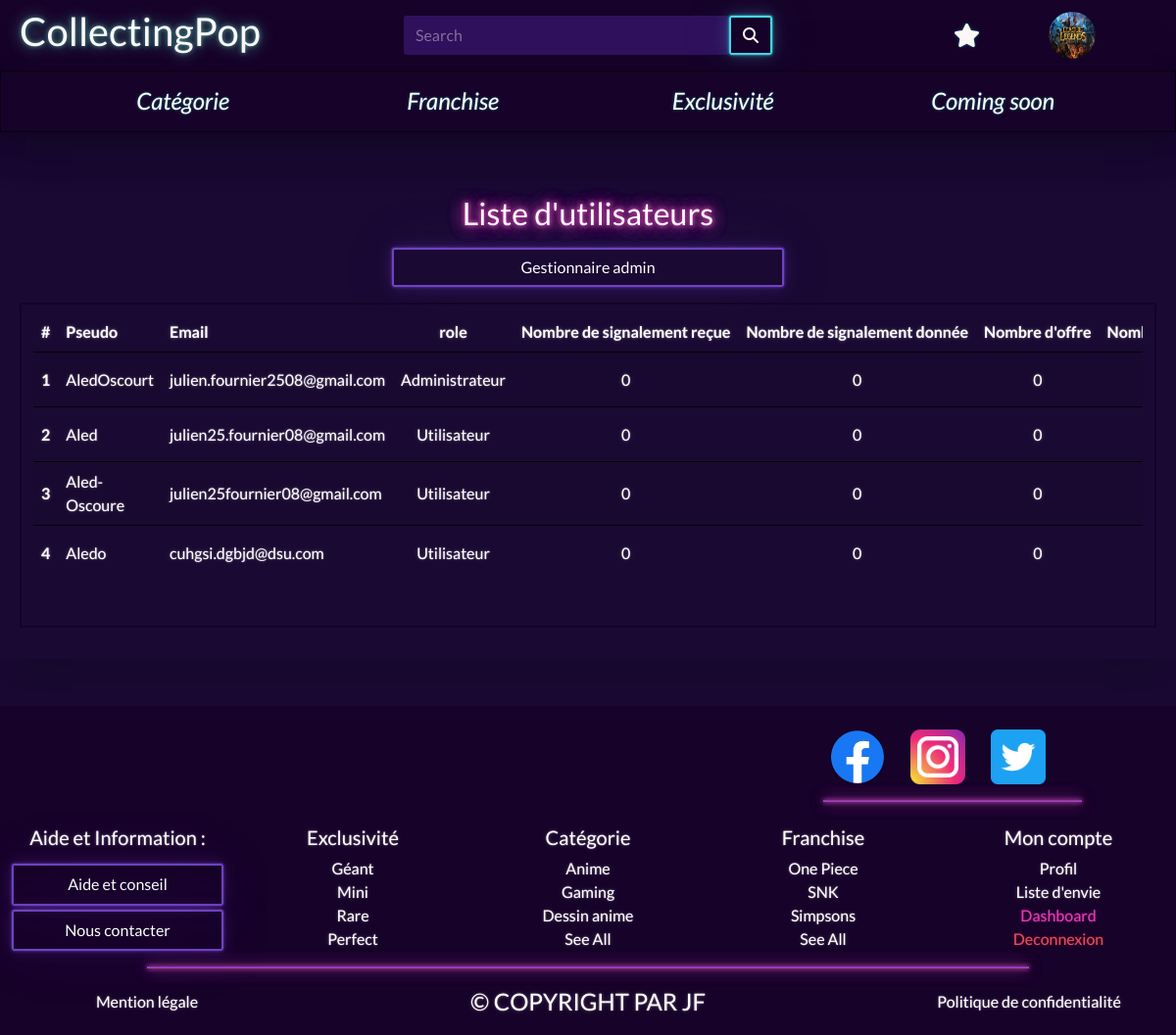
Page /admin/usersGestion.php (signed in) on the committed database.
### tables this page shows
CREATE TABLE `s4u3u_users` (
  `id` int(11) NOT NULL AUTO_INCREMENT,
  `profilePicture` varchar(255) DEFAULT NULL,
  `userName` varchar(25) NOT NULL,
  `email` varchar(255) NOT NULL,
  `password` varchar(255) NOT NULL,
  `registerDate` date NOT NULL,
  `id_roles` int(11) NOT NULL,
  PRIMARY KEY (`id`),
  KEY `users_roles_FK` (`id_roles`),
  CONSTRAINT `users_roles_FK` FOREIGN KEY (`id_roles`) REFERENCES `s4u3u_roles` (`id`)
);

CREATE TABLE `s4u3u_roles` (
  `id` int(11) NOT NULL AUTO_INCREMENT,
  `name` varchar(25) NOT NULL,
  PRIMARY KEY (`id`)
);

### models/database.php (called while the page is built)
<?php
class database
{
    private static $db = NULL;
    protected function __construct()
    {
        if (is_null(self::$db)) {
            try {
                self::$db = new PDO('mysql:host=localhost; dbname=collectingpop', 'root', 'Aled2525');
                self::$db->setAttribute(PDO::ATTR_ERRMODE, PDO::ERRMODE_EXCEPTION);
            } catch (Exception $error) {
                die($error->getMessage());
            }
        }
        return self::$db;
    }
}

### admin/controllers/adminGestionControllers.php (called while the page is built, shortened)
<?php
$user = new users;
$usersList = $user->getUsersList();

### models/usersModel.php (called while the page is built, shortened)
<?php
class users extends database
{
    protected $db;
    public function __construct()
    {
        $this->db = parent::__construct();
    }
    public function getUsersList()
    {
        $query = 'SELECT user.id,userName,email,roles.name,count(opi.id) AS nbrOpinions,COUNT(CASE WHEN rep.id_users = user.id THEN rep.id_users END) AS nbrReportsTaken,COUNT(CASE WHEN rep.id_users_write = user.id THEN rep.id_users_write END) AS nbrReportsGifted,count(offer.id) AS nbrOffer '
            . 'FROM `s4u3u_users` AS user '
            . 'INNER JOIN `s4u3u_roles` AS roles '
            . 'ON user.id_roles = roles.id '
            . 'LEFT JOIN `s4u3u_opinions` AS opi '
            . 'ON user.id = opi.id_users '
            . 'LEFT JOIN `s4u3u_offers` As offer '
            . 'ON user.id = opi.id_users AND offer.id = opi.id_offers '
            . 'LEFT JOIN `s4u3u_reports` AS rep '
            . 'ON user.id IN (rep.id_users,rep.id_users_write) '
            . 'GROUP BY user.id ';
        $queryExecute = $this->db->query($query);
        return $queryExecute->fetchAll(PDO::FETCH_OBJ);
    }
}

### admin/usersGestion.php (the view, shortened to what this page needs)
<?php
require_once '../models/database.php';
require_once '../models/usersModel.php';
require_once 'controllers/adminGestionControllers.php';
require_once '../include/header.php';
?>
<div class="container-fluid my-5 py-3 shadow-lg">
    <div class="row mb-3">
        <h2 class="text-center pagesTitles text-white ">Liste&nbsp;d'utilisateurs</h2>
    </div>
    <div class="row">
        <?php require_once '../include/adminSidebar.php'; ?>
    </div>
    <div class="row d-md-flex gap-md-3 mx-md-2 my-3">
        <div class="col-lg border border-2 border-dark pt-2" action="usersGestion.php" method="POST">
            <div class="table-responsive tableSeeAll">
                <table class="table table-md table-hover table-striped tableAdmin">
                    <thead>
                        <tr>
                            <th scope="col">#</th>
                            <th scope="col">Pseudo</th>
                            <th scope="col">Email</th>
                            <th scope="col" class="text-center">role</th>
                            <th scope="col" class="text-center">Nombre&nbsp;de&nbsp;signalement&nbsp;reçue</th>
                            <th scope="col" class="text-center">Nombre&nbsp;de&nbsp;signalement&nbsp;donnée</th>
                            <th scope="col" class="text-center">Nombre&nbsp;d'offre</th>
                            <th scope="col" class="text-center">Nombre&nbsp;d'avis</th>
                        </tr>
                    </thead>
                    <tbody>
                        <?php foreach ($usersList as $users) { ?>
                            <tr>
                                <th class="align-middle" scope="row"><?= $users->id; ?></th>
                                <td class="align-middle"><?= $users->userName; ?></td>
                                <td class="align-middle"><?= $users->email; ?></td>
                                <td class="text-center align-middle"><?= $users->name; ?></td>
                                <td class="text-center align-middle"><?= $users->nbrReportsTaken; ?></td>
                                <td class="text-center align-middle"><?= $users->nbrReportsGifted; ?></td>
                                <td class="text-center align-middle"> <?= $users->nbrOffer; ?></td>
                                <td class="text-center align-middle"><?= $users->nbrOpinions; ?></td>
                            </tr>
                        <?php } ?>
                    </tbody>
                </table>
            </div>
        </div>
    </div>
</div>
<?php require_once '../include/footer.php'; ?>

### assets/css/style.css (style rules this page uses)
body { overflow-x: hidden; }
.pagesTitles { text-shadow: 0px 0px 5px #e840ba, 0px 0px 10px #020402, 0px 0px 15px #e840ba, 0px 0px 5px #6e41be, 0px 0px 10px #020402, 0px 0px 15px #6e41be, 0px 0px 5px #e840ba, 0px 0px 10px #020402, 0px 0px 15px #e840ba; margin: 0 !important; }
.tableAdmin tbody tr { border-top: 1px solid #020402; }
.tableSeeAll { height: 40vh; overflow-y: scroll; position: relative; }
.tableSeeAll thead { position: -webkit-sticky; position: sticky; top: 0; background-color: #1a0933; }

### rows in the picture
s4u3u_users: id "1", userName "AledOscourt", email "julien.fournier2508@gmail.com", id_roles.name "Administrateur", nbrReportsTaken "0", nbrReportsGifted "0", nbrOffer "0"
s4u3u_users: id "2", userName "Aled", email "julien25.fournier08@gmail.com", id_roles.name "Utilisateur", nbrReportsTaken "0", nbrReportsGifted "0", nbrOffer "0"
s4u3u_users: id "3", userName "Aled-Oscoure", email "julien25fournier08@gmail.com", id_roles.name "Utilisateur", nbrReportsTaken "0", nbrReportsGifted "0", nbrOffer "0"
s4u3u_users: id "4", userName "Aledo", email "cuhgsi.dgbjd@dsu.com", id_roles.name "Utilisateur", nbrReportsTaken "0", nbrReportsGifted "0", nbrOffer "0"
